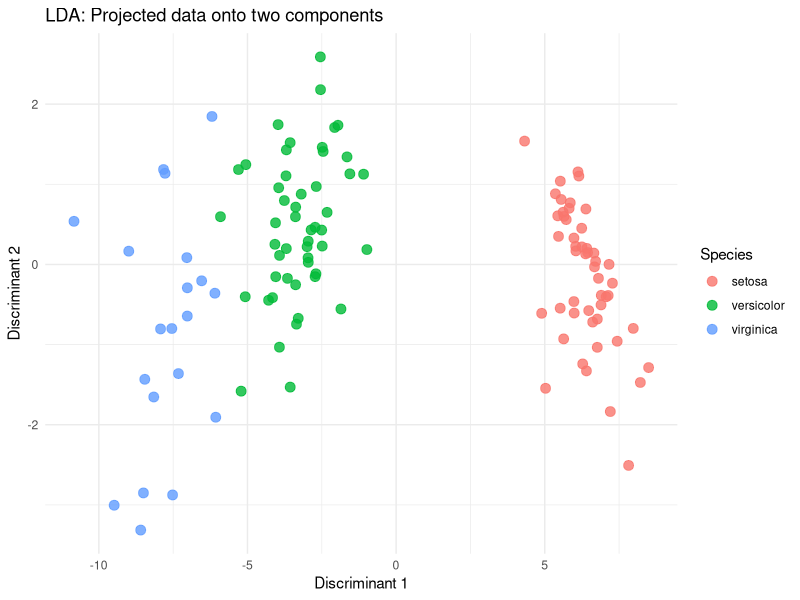

Reproduce this figure in R.

library(MASS)
library(ggplot2)

# Load the iris dataset
data(iris)

# Preprocessing: Standardizing the data
X <- scale(iris[, 1:4])
y <- iris$Species

# Splitting the dataset into training and testing sets
X_train <- X[1:120, ]
y_train <- y[1:120]
X_test <- X[121:150, ]
y_test <- y[121:150]

# Applying Linear Discriminant Analysis with only one component
train_data <- data.frame(X_train, Species = y_train)
lda_model <- lda(Species ~ ., data = train_data)
lda_pred <- predict(lda_model, train_data)
X_lda <- lda_pred$x[, 1:2]

# Prepare data for plotting
plot_data <- data.frame(X_lda, Species = y_train)

# Scatter plot of the first linear discriminant
plot <- ggplot(plot_data, aes(x = LD1, y = LD2, color = Species)) +
  geom_point(size = 3, alpha = 0.8) +
  labs(
    title = "LDA: Projected data onto two components",
    x = "Discriminant 1",
    y = "Discriminant 2"  # TODO: Change this to reflect the second component
  ) +
  theme_minimal() +
  theme(
    panel.background = element_rect(fill = "white", color = NA),
    plot.background = element_rect(fill = "white", color = NA)
  )

# Display the scatter plot
print(plot)
